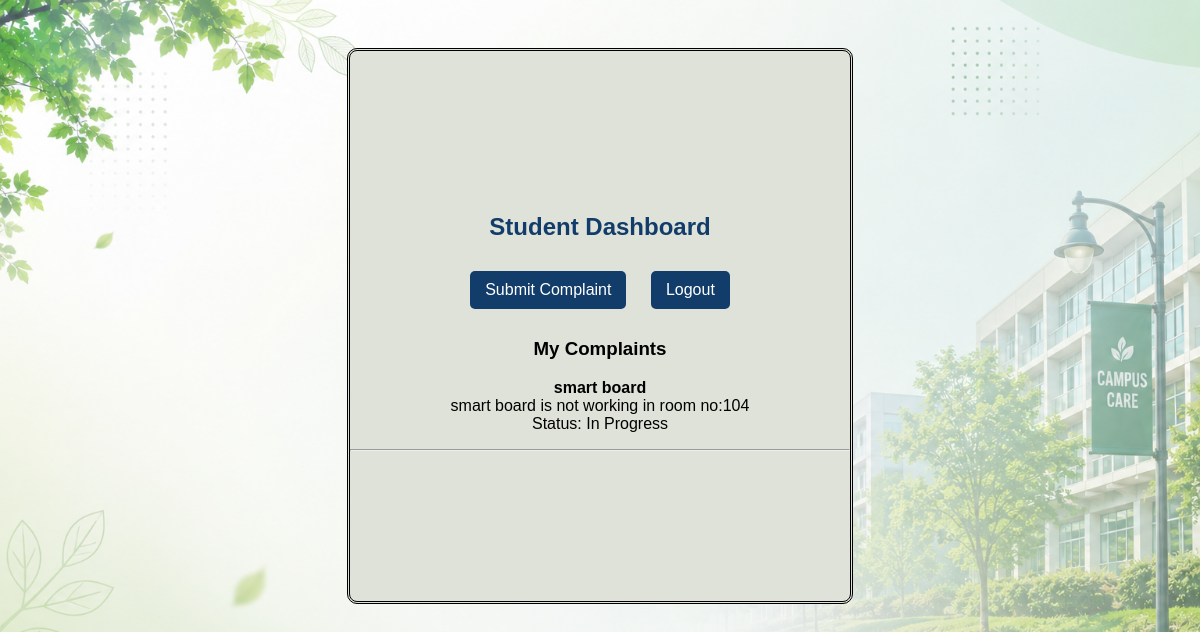
The app's page /student (signed in), older data.
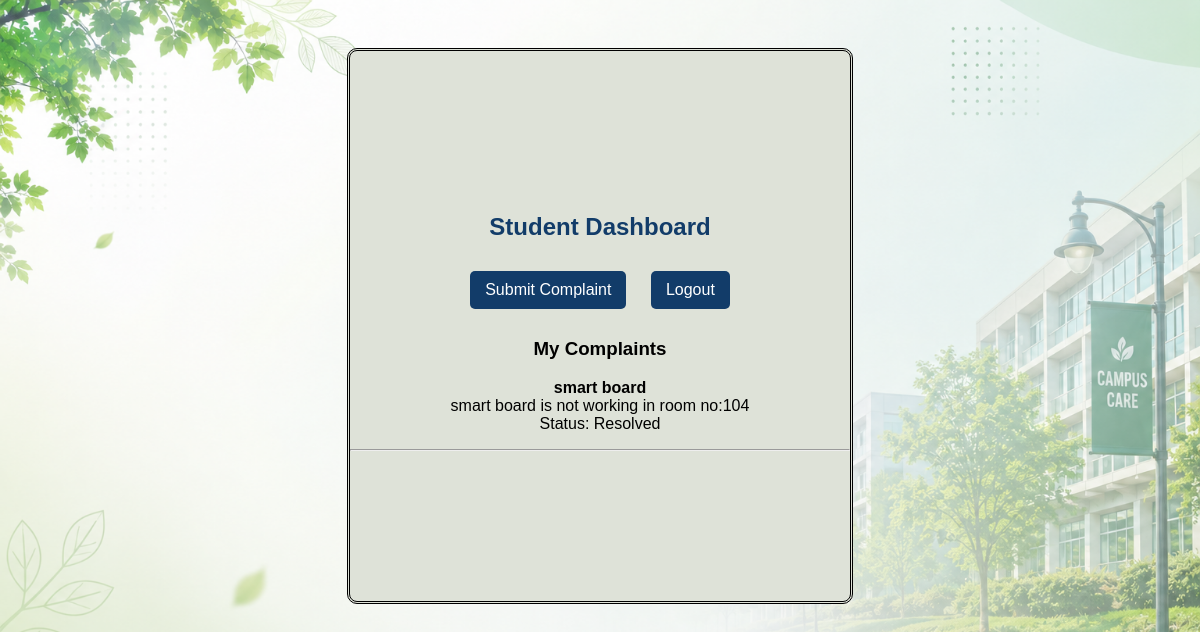
The same page, newer data.
### tables this page shows
CREATE TABLE complaints(
        id INTEGER PRIMARY KEY AUTOINCREMENT,
        email TEXT,
        title TEXT,
        description TEXT,
        status TEXT
    );

### app.py (the view)
@app.route("/student")
def student():
    if "email" not in session:
        return redirect("/login")
    con = db()
    complaints = con.execute(
        "SELECT * FROM complaints WHERE email=?",
        (session["email"],)
    ).fetchall()
    con.close()
    return render_template("student.html", complaints=complaints)

### app.py (called while the page is built)
def db():
    return sqlite3.connect("campuscare.db")

### templates/student.html (shortened to what this page needs)
<!DOCTYPE html>
<html>
<head>
</head>
<body>
    <link rel="stylesheet" href="/static/style.css">
<div class="care">
<h2>Student Dashboard</h2>
<a href="/complaint">Submit Complaint</a>
<a href="/logout">Logout</a>
<h3>My Complaints</h3>
{% for complaint in complaints %}
<p>
    <b>{{ complaint[2] }}</b><br>
    {{ complaint[3] }}<br>
    Status: {{ complaint[4] }}
</p>
<hr>
{% endfor %}
</div>
</body>
</html>

Row changes from the older to the newer data that the page shows:
changed complaints "smart board": status "In Progress" → "Resolved"
